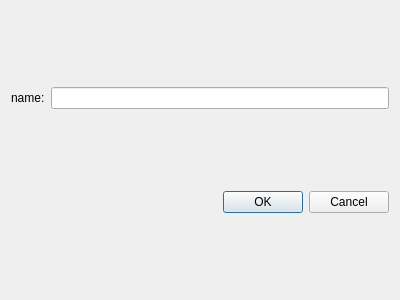
<?xml version="1.0" encoding="UTF-8"?>
<ui version="4.0">
 <class>ClassView</class>
 <widget class="QDialog" name="ClassView">
  <property name="windowModality">
   <enum>Qt::WindowModal</enum>
  </property>
  <property name="geometry">
   <rect>
    <x>0</x>
    <y>0</y>
    <width>400</width>
    <height>300</height>
   </rect>
  </property>
  <property name="windowTitle">
   <string>Class View</string>
  </property>
  <layout class="QVBoxLayout" name="verticalLayout">
   <item>
    <layout class="QHBoxLayout" name="horizontalLayout">
     <item>
      <widget class="QLabel" name="lblName">
       <property name="text">
        <string>name:</string>
       </property>
      </widget>
     </item>
     <item>
      <widget class="QLineEdit" name="ldtName"/>
     </item>
    </layout>
   </item>
   <item>
    <widget class="QDialogButtonBox" name="buttonBox">
     <property name="orientation">
      <enum>Qt::Horizontal</enum>
     </property>
     <property name="standardButtons">
      <set>QDialogButtonBox::Cancel|QDialogButtonBox::Ok</set>
     </property>
    </widget>
   </item>
  </layout>
 </widget>
 <resources/>
 <connections>
  <connection>
   <sender>buttonBox</sender>
   <signal>accepted()</signal>
   <receiver>ClassView</receiver>
   <slot>accept()</slot>
   <hints>
    <hint type="sourcelabel">
     <x>248</x>
     <y>254</y>
    </hint>
    <hint type="destinationlabel">
     <x>157</x>
     <y>274</y>
    </hint>
   </hints>
  </connection>
  <connection>
   <sender>buttonBox</sender>
   <signal>rejected()</signal>
   <receiver>ClassView</receiver>
   <slot>reject()</slot>
   <hints>
    <hint type="sourcelabel">
     <x>316</x>
     <y>260</y>
    </hint>
    <hint type="destinationlabel">
     <x>286</x>
     <y>274</y>
    </hint>
   </hints>
  </connection>
 </connections>
</ui>
